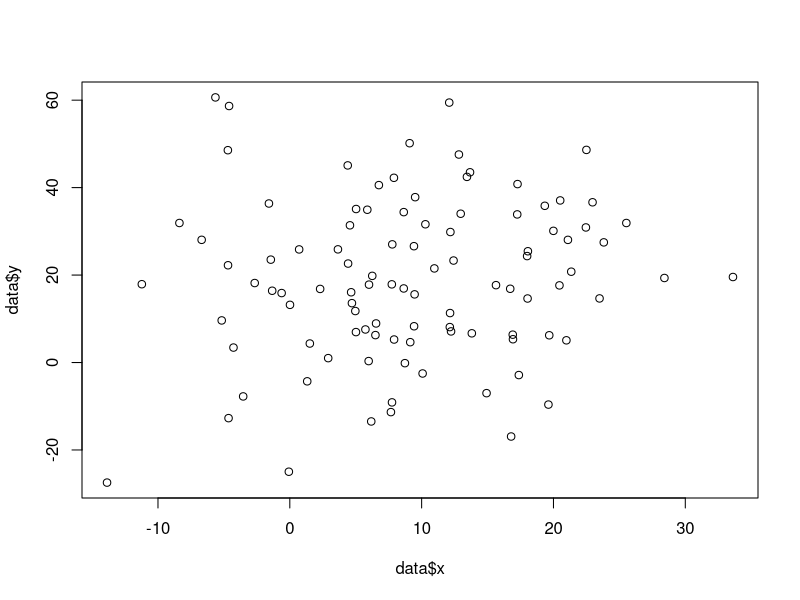

This figure's R source:
# Correlations stat
library(tidyverse)

# create 2 var. using rnorm
data = data.frame(x = rnorm(100,10,10), 
                  y = rnorm(100,20,20),
                  z= rnorm(100,30,30))



# calc correlations
cor_xy <- cor(data[1],data[2])

cor_xy <- cor(data)

as.vector(cor_xy)

plot(data$x,data$y)